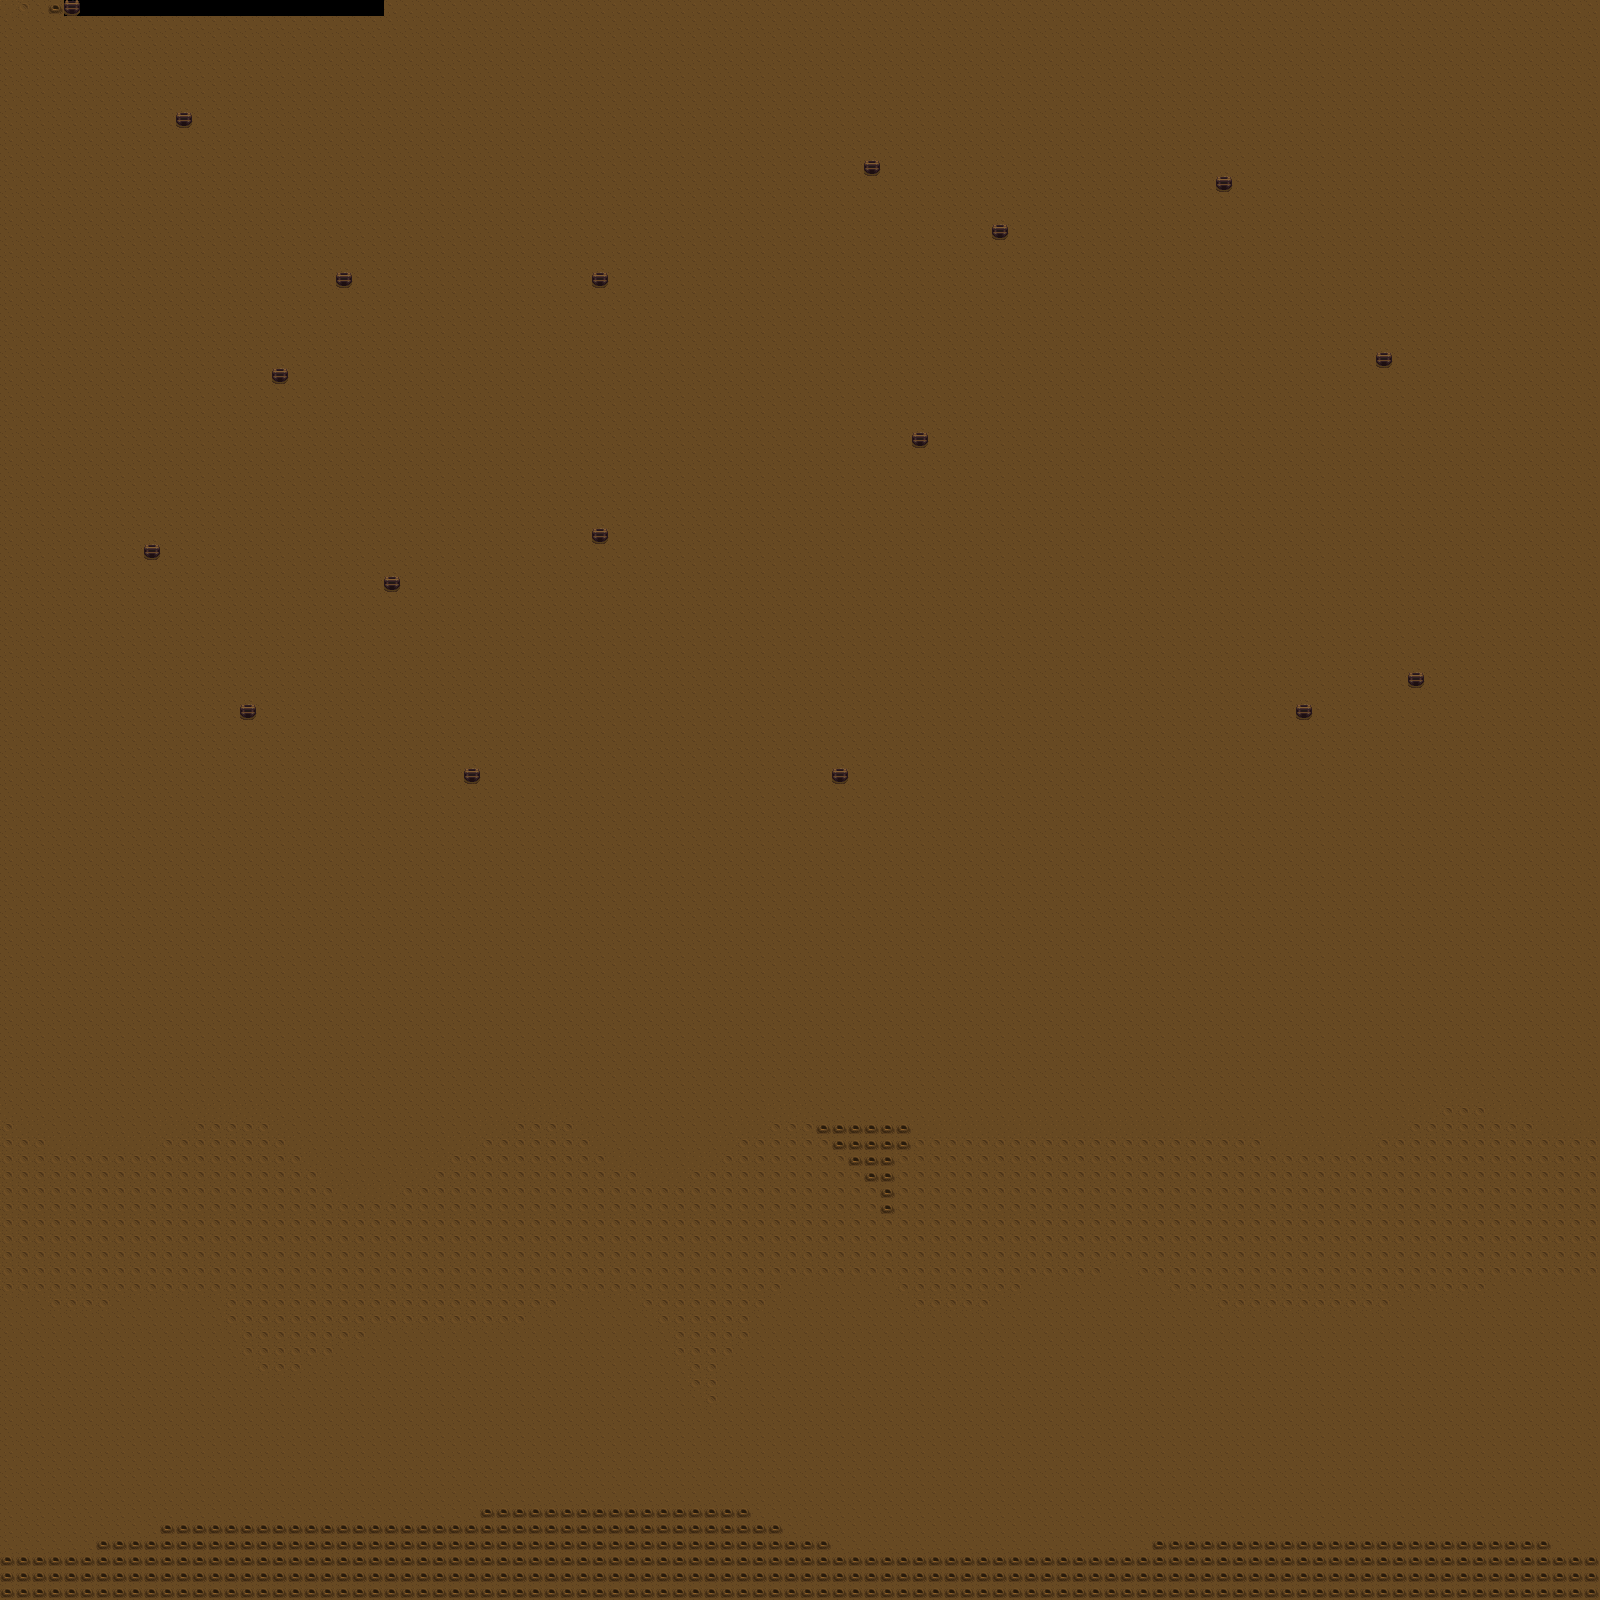

A 2D game scene composited from a Tiled map and its tileset images. What follows is a short description and the map's XML, with each tile layer's data collapsed to a summary:
An orthogonal 100x100 tile map with 16x16 px tiles, 2 tile layers (Tile Layer 1, Tile Layer 2).

<map version="1.0" orientation="orthogonal" renderorder="right-down" width="100" height="100" tilewidth="16" tileheight="16" nextobjectid="1">
 <tileset firstgid="1" name="Tiles" tilewidth="16" tileheight="16" tilecount="6" columns="6">
  <image source="GameProgMeth_Tile.png" width="112" height="96" />
 </tileset>
 <layer name="Tile Layer 1" width="100" height="100">
  <data>[10000 cells, 10000 non-empty, 24 distinct tile ids]</data>
 </layer>
 <layer name="Tile Layer 2" width="100" height="100">
  <data>[10000 cells, 2976 non-empty, 5 distinct tile ids]</data>
 </layer>
</map>
